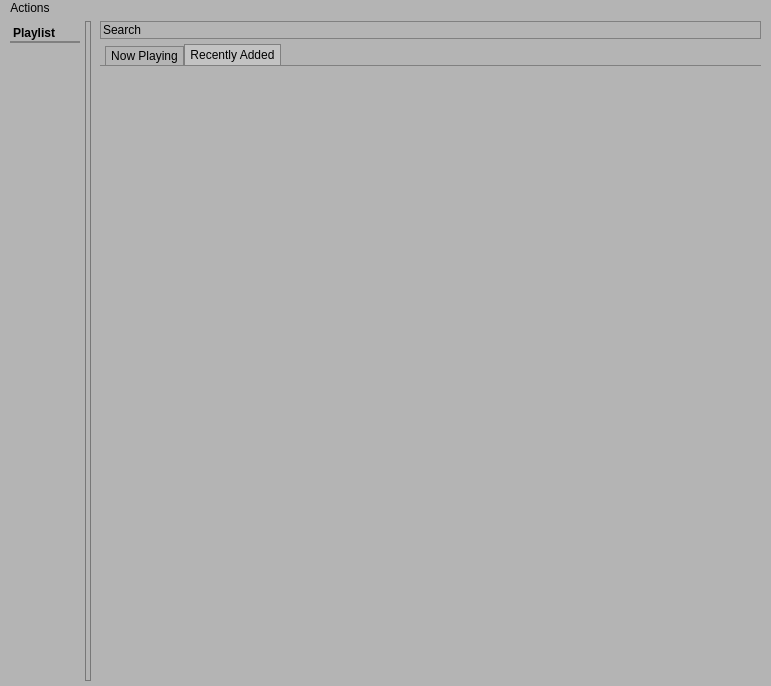
<?xml version="1.0" encoding="UTF-8"?>
<ui version="4.0">
 <class>ssmpClass</class>
 <widget class="QMainWindow" name="ssmpClass">
  <property name="geometry">
   <rect>
    <x>0</x>
    <y>0</y>
    <width>771</width>
    <height>686</height>
   </rect>
  </property>
  <property name="minimumSize">
   <size>
    <width>200</width>
    <height>200</height>
   </size>
  </property>
  <property name="palette">
   <palette>
    <active>
     <colorrole role="Button">
      <brush brushstyle="SolidPattern">
       <color alpha="255">
        <red>180</red>
        <green>180</green>
        <blue>180</blue>
       </color>
      </brush>
     </colorrole>
     <colorrole role="Base">
      <brush brushstyle="SolidPattern">
       <color alpha="255">
        <red>180</red>
        <green>180</green>
        <blue>180</blue>
       </color>
      </brush>
     </colorrole>
     <colorrole role="Window">
      <brush brushstyle="SolidPattern">
       <color alpha="255">
        <red>180</red>
        <green>180</green>
        <blue>180</blue>
       </color>
      </brush>
     </colorrole>
     <colorrole role="NoRole">
      <brush brushstyle="SolidPattern">
       <color alpha="255">
        <red>167</red>
        <green>167</green>
        <blue>167</blue>
       </color>
      </brush>
     </colorrole>
    </active>
    <inactive>
     <colorrole role="Button">
      <brush brushstyle="SolidPattern">
       <color alpha="255">
        <red>180</red>
        <green>180</green>
        <blue>180</blue>
       </color>
      </brush>
     </colorrole>
     <colorrole role="Base">
      <brush brushstyle="SolidPattern">
       <color alpha="255">
        <red>180</red>
        <green>180</green>
        <blue>180</blue>
       </color>
      </brush>
     </colorrole>
     <colorrole role="Window">
      <brush brushstyle="SolidPattern">
       <color alpha="255">
        <red>180</red>
        <green>180</green>
        <blue>180</blue>
       </color>
      </brush>
     </colorrole>
     <colorrole role="NoRole">
      <brush brushstyle="SolidPattern">
       <color alpha="255">
        <red>167</red>
        <green>167</green>
        <blue>167</blue>
       </color>
      </brush>
     </colorrole>
    </inactive>
    <disabled>
     <colorrole role="Button">
      <brush brushstyle="SolidPattern">
       <color alpha="255">
        <red>180</red>
        <green>180</green>
        <blue>180</blue>
       </color>
      </brush>
     </colorrole>
     <colorrole role="Base">
      <brush brushstyle="SolidPattern">
       <color alpha="255">
        <red>180</red>
        <green>180</green>
        <blue>180</blue>
       </color>
      </brush>
     </colorrole>
     <colorrole role="Window">
      <brush brushstyle="SolidPattern">
       <color alpha="255">
        <red>180</red>
        <green>180</green>
        <blue>180</blue>
       </color>
      </brush>
     </colorrole>
     <colorrole role="NoRole">
      <brush brushstyle="SolidPattern">
       <color alpha="255">
        <red>167</red>
        <green>167</green>
        <blue>167</blue>
       </color>
      </brush>
     </colorrole>
    </disabled>
   </palette>
  </property>
  <property name="windowTitle">
   <string>ssmp</string>
  </property>
  <property name="styleSheet">
   <string notr="true">QObject {
	background: rgb(180, 180, 180);
}

QMenuBar {
     background-color: qlineargradient(x1:0, y1:0, x2:0, y2:1,
                                       stop:0 lightgray, stop:1 darkgray);
 }

 QMenuBar::item {
     spacing: 3px;
     padding: 1px 4px;
	background: transparent;
 }

 QMenuBar::item:selected { /* when selected using mouse or keyboard */
     background: rgba(0,0,0,50);
border: 1px solid gray;
 }

 QMenuBar::item:pressed {
     background: rgba(0,0,0,80);
border: 1px solid gray;
 }

QMenu::item::selected {
    background: rgba(255,255,255,50);
	color: black;
}

QListView {
border: 1px solid grey;
}

QListView::item {
border: none;
}

QListView::item:selected {
background: rgba(255,255,255,50);
}

QLineEdit {
	border: 1px solid grey;
}

QLineEdit::focus {
	border: 1px solid black;
}

QTabWidget {
	border: 0px solid black;
}

QTabWidget::pane { /* The tab widget frame */
     border-top: 1px solid gray;
 }

QTabWidget::tab-bar {
     left: 5px; /* move to the right by 5px */
 }

 /* Style the tab using the tab sub-control. Note that
     it reads QTabBar _not_ QTabWidget */
 QTabBar::tab {
     border: 1px solid gray;
     border-bottom: 0px;
     min-width: 8ex;
     padding: 2px 5px 2px 5px;
 }

 QTabBar::tab:selected, QTabBar::tab:hover {
     background: rgba(255,255,255,50);
 }

 QTabBar::tab:!selected {
     margin-top: 2px; /* make non-selected tabs look smaller */
 }

QGraphicsView {
	border: 0px;
}

QSplitter::handle {
background: qlineargradient(x1:0, y1:0, x2:1, y2:1,
    stop:0 #ccc, stop:1 #aaa);
border: 1px solid #777;
border-radius: 4px;
}

QPushButton {
	border: none;
	padding: 3px;
	font-size: 10px;
}

QLabel#playlistLbl {
	border-bottom: 2px solid grey;
	padding-bottom: 1px;
}</string>
  </property>
  <widget class="QWidget" name="everything">
   <layout class="QVBoxLayout" name="verticalLayout_2">
    <item>
     <widget class="QSplitter" name="splitter">
      <property name="sizePolicy">
       <sizepolicy hsizetype="Expanding" vsizetype="Expanding">
        <horstretch>0</horstretch>
        <verstretch>0</verstretch>
       </sizepolicy>
      </property>
      <property name="orientation">
       <enum>Qt::Horizontal</enum>
      </property>
      <widget class="QFrame" name="playlistFrame">
       <property name="sizePolicy">
        <sizepolicy hsizetype="MinimumExpanding" vsizetype="Expanding">
         <horstretch>5</horstretch>
         <verstretch>1</verstretch>
        </sizepolicy>
       </property>
       <property name="minimumSize">
        <size>
         <width>80</width>
         <height>0</height>
        </size>
       </property>
       <property name="frameShape">
        <enum>QFrame::NoFrame</enum>
       </property>
       <property name="frameShadow">
        <enum>QFrame::Plain</enum>
       </property>
       <layout class="QVBoxLayout" name="verticalLayout_11">
        <item>
         <widget class="QLabel" name="playlistLbl">
          <property name="font">
           <font>
            <weight>75</weight>
            <bold>true</bold>
           </font>
          </property>
          <property name="text">
           <string>Playlist</string>
          </property>
         </widget>
        </item>
        <item>
         <widget class="Playlist" name="nowplayingLst">
          <property name="enabled">
           <bool>true</bool>
          </property>
          <property name="sizePolicy">
           <sizepolicy hsizetype="MinimumExpanding" vsizetype="Expanding">
            <horstretch>1</horstretch>
            <verstretch>0</verstretch>
           </sizepolicy>
          </property>
          <property name="styleSheet">
           <string notr="true">border: none;</string>
          </property>
          <property name="lineWidth">
           <number>0</number>
          </property>
          <property name="verticalScrollBarPolicy">
           <enum>Qt::ScrollBarAlwaysOff</enum>
          </property>
          <property name="horizontalScrollBarPolicy">
           <enum>Qt::ScrollBarAlwaysOff</enum>
          </property>
          <property name="selectionMode">
           <enum>QAbstractItemView::ExtendedSelection</enum>
          </property>
         </widget>
        </item>
       </layout>
      </widget>
      <widget class="QWidget" name="centralWidget" native="true">
       <property name="sizePolicy">
        <sizepolicy hsizetype="Expanding" vsizetype="Preferred">
         <horstretch>100</horstretch>
         <verstretch>0</verstretch>
        </sizepolicy>
       </property>
       <layout class="QVBoxLayout" name="verticalLayout">
        <property name="spacing">
         <number>5</number>
        </property>
        <property name="leftMargin">
         <number>9</number>
        </property>
        <property name="topMargin">
         <number>0</number>
        </property>
        <property name="bottomMargin">
         <number>0</number>
        </property>
        <item>
         <widget class="QLineEdit" name="search">
          <property name="text">
           <string>Search</string>
          </property>
         </widget>
        </item>
        <item>
         <widget class="ssmpTabWidget" name="tabWidget">
          <property name="currentIndex">
           <number>1</number>
          </property>
          <widget class="QWidget" name="nowplayingTab">
           <property name="autoFillBackground">
            <bool>false</bool>
           </property>
           <attribute name="title">
            <string>Now Playing</string>
           </attribute>
           <layout class="QHBoxLayout" name="horizontalLayout">
            <property name="margin">
             <number>0</number>
            </property>
            <item>
             <widget class="QGraphicsView" name="nowGView">
              <property name="sizePolicy">
               <sizepolicy hsizetype="Expanding" vsizetype="Expanding">
                <horstretch>0</horstretch>
                <verstretch>0</verstretch>
               </sizepolicy>
              </property>
              <property name="lineWidth">
               <number>0</number>
              </property>
             </widget>
            </item>
           </layout>
          </widget>
          <widget class="QWidget" name="recentTab">
           <attribute name="title">
            <string>Recently Added</string>
           </attribute>
           <layout class="QVBoxLayout" name="recentLayout">
            <property name="margin">
             <number>0</number>
            </property>
           </layout>
          </widget>
         </widget>
        </item>
        <item>
         <widget class="PlaybackWidget" name="playbackwidget" native="true"/>
        </item>
       </layout>
      </widget>
     </widget>
    </item>
   </layout>
  </widget>
  <widget class="QMenuBar" name="menuBar">
   <property name="geometry">
    <rect>
     <x>0</x>
     <y>0</y>
     <width>771</width>
     <height>18</height>
    </rect>
   </property>
   <widget class="QMenu" name="menuOptions">
    <property name="title">
     <string>Actions</string>
    </property>
    <addaction name="optionsAction"/>
    <addaction name="actionAbout"/>
   </widget>
   <addaction name="menuOptions"/>
  </widget>
  <action name="optionsAction">
   <property name="text">
    <string>Options</string>
   </property>
  </action>
  <action name="actionAbout">
   <property name="text">
    <string>About</string>
   </property>
  </action>
 </widget>
 <layoutdefault spacing="5" margin="5"/>
 <customwidgets>
  <customwidget>
   <class>Playlist</class>
   <extends>QListWidget</extends>
   <header>playlist.h</header>
  </customwidget>
  <customwidget>
   <class>PlaybackWidget</class>
   <extends>QWidget</extends>
   <header>playback/playbackwidget.h</header>
   <container>1</container>
  </customwidget>
  <customwidget>
   <class>ssmpTabWidget</class>
   <extends>QTabWidget</extends>
   <header>albumtab/ssmptabwidget.h</header>
   <container>1</container>
  </customwidget>
 </customwidgets>
 <resources/>
 <connections/>
</ui>
